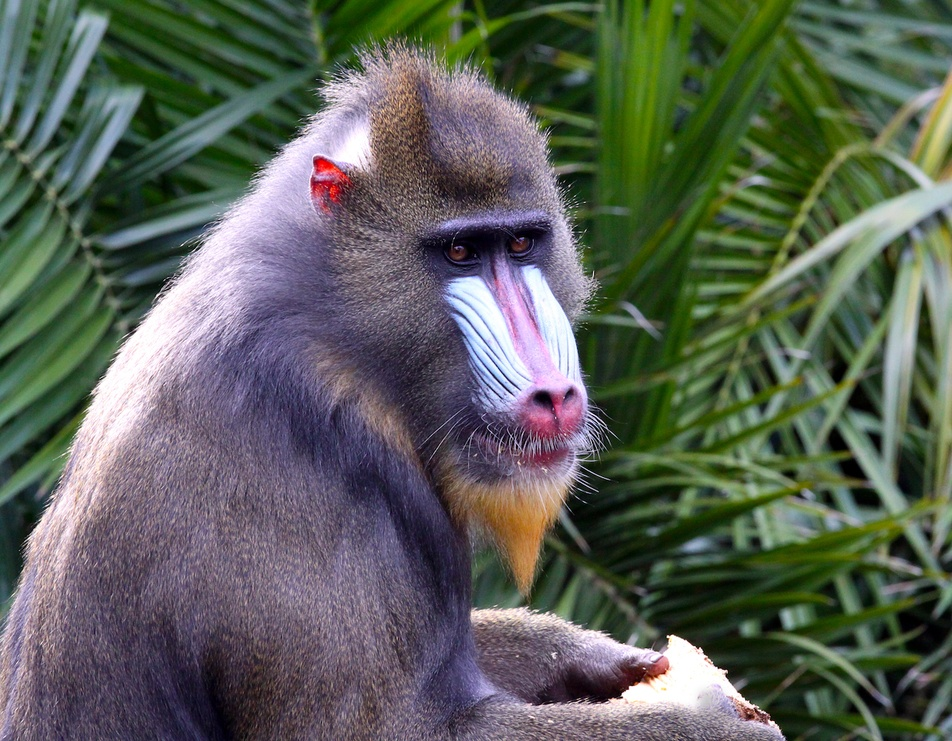
#> input picture topics_of_learning/monkey.jpg, 952 x 741 px, shrunk from 1280 x 996 before the run
$ python reading.py
#> lines starting #> are read from the running program, lines starting #| are printed output that depends on the picture
import numpy as np
from matplotlib import pyplot as plt
import cv2

img = cv2.imread('monkey.jpg')
#> img is the input picture: shape (741, 952, 3); mean B, G, R 87.2, 96.9, 90.6


#cv2.imshow('image', img)
#cv2.waitKey(0)

plt.imshow(img)
plt.show()

rgb_img = cv2.cvtColor(img, cv2.COLOR_BGR2RGB)

plt.imshow(rgb_img)
plt.show()

cv2.waitKey(0)
cv2.destroyAllWindows()

path = r'monkey.jpg'
img = cv2.imread(path, 0) # 0 for reading image in grayscale mode
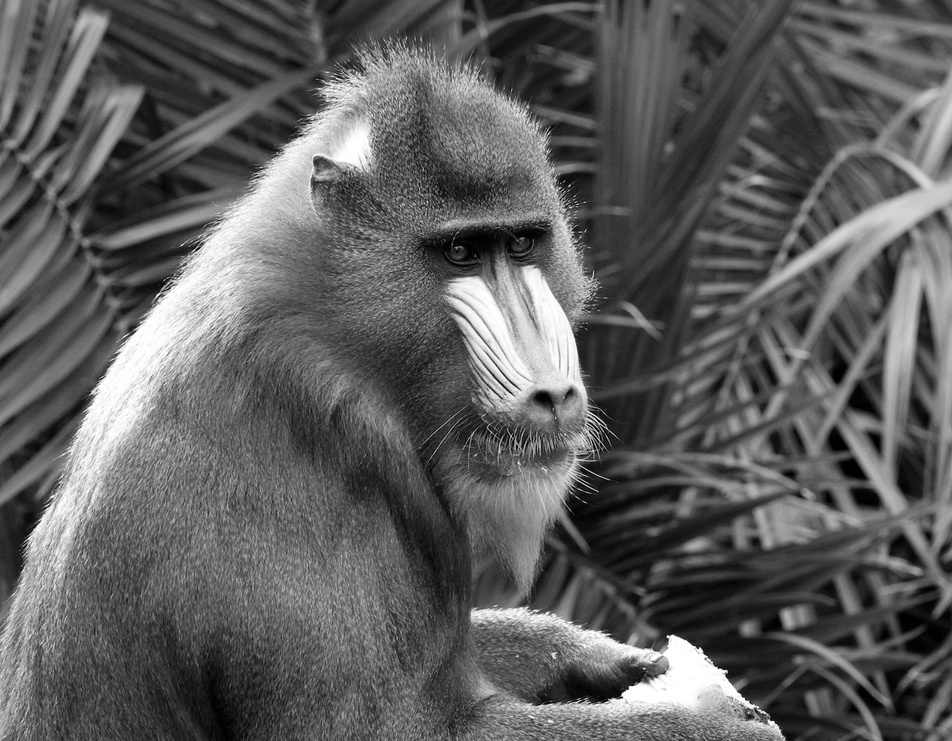
#> img: shape (741, 952); min 0, max 255, mean 93.9
cv2.imshow('image', img)
cv2.waitKey(0)
cv2.destroyAllWindows

print(img.shape)
#| (741, 952)

$ run again, with topics_of_learning/bug.jpg copied over topics_of_learning/monkey.jpg
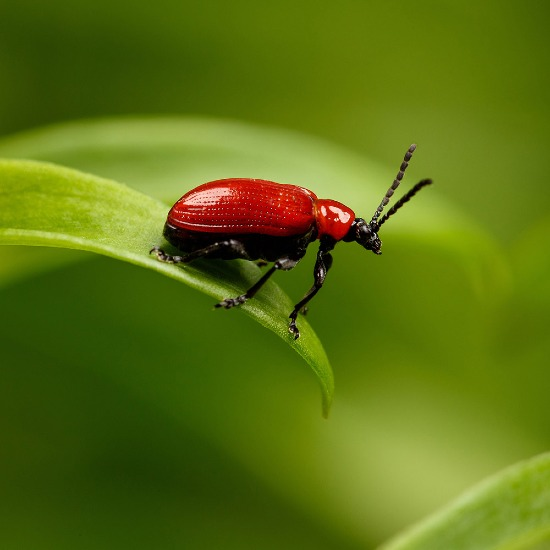
#> input picture topics_of_learning/bug.jpg, 550 x 550 px
#> img is the input picture: shape (550, 550, 3); mean B, G, R 17.5, 112.9, 91.4
#> `img = cv2.imread(path, 0)`:
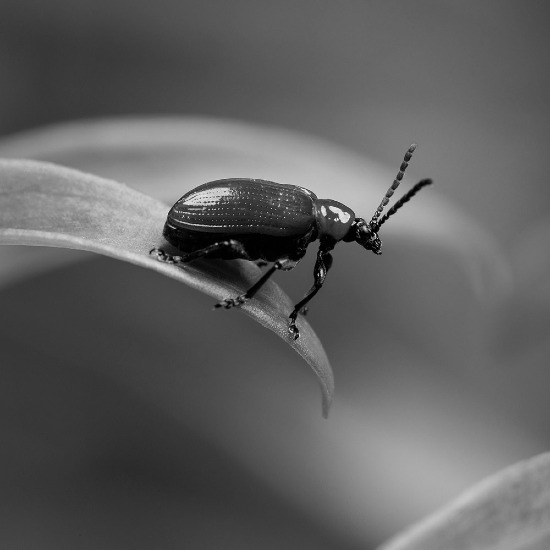
#> img: shape (550, 550); min 0, max 254, mean 95.6
#| (550, 550)

$ run again, with topics_of_learning/flamengo.jpg copied over topics_of_learning/monkey.jpg
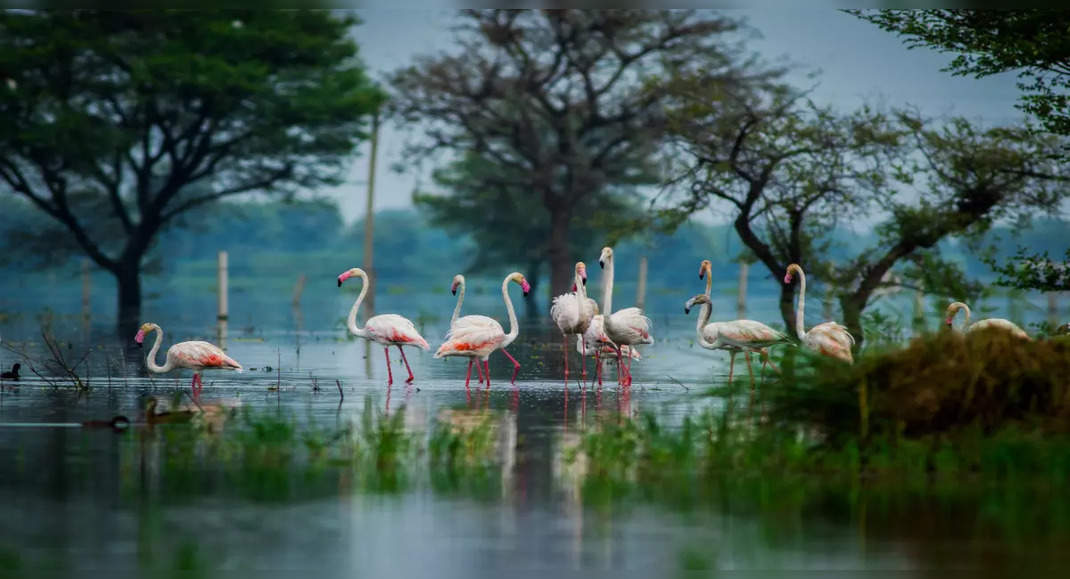
#> input picture topics_of_learning/flamengo.jpg, 1070 x 579 px
#> img is the input picture: shape (579, 1070, 3); mean B, G, R 79.5, 83.9, 62.3
#> `img = cv2.imread(path, 0)`:
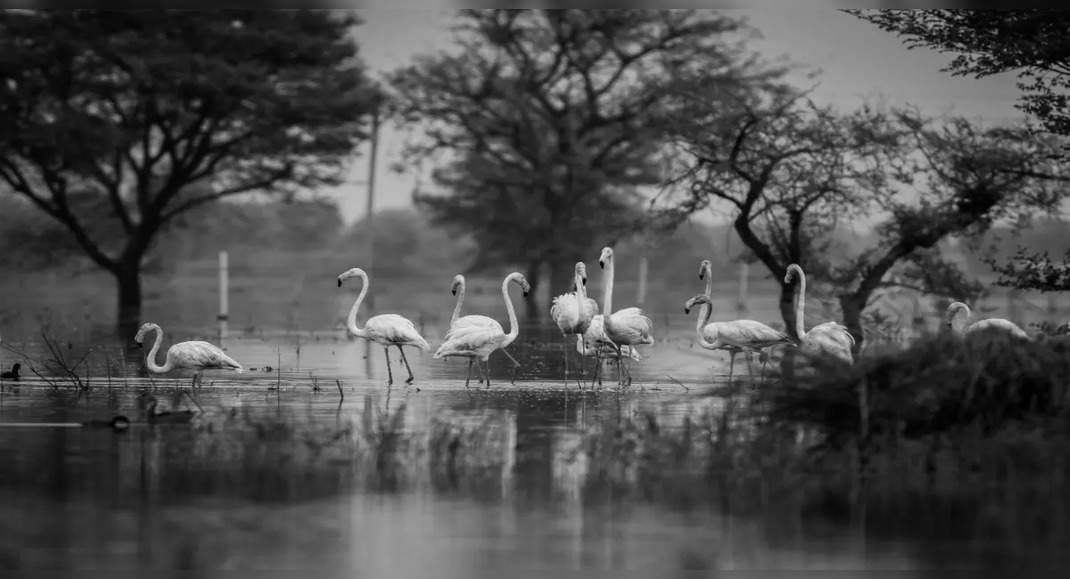
#> img: shape (579, 1070); min 0, max 241, mean 77
#| (579, 1070)
